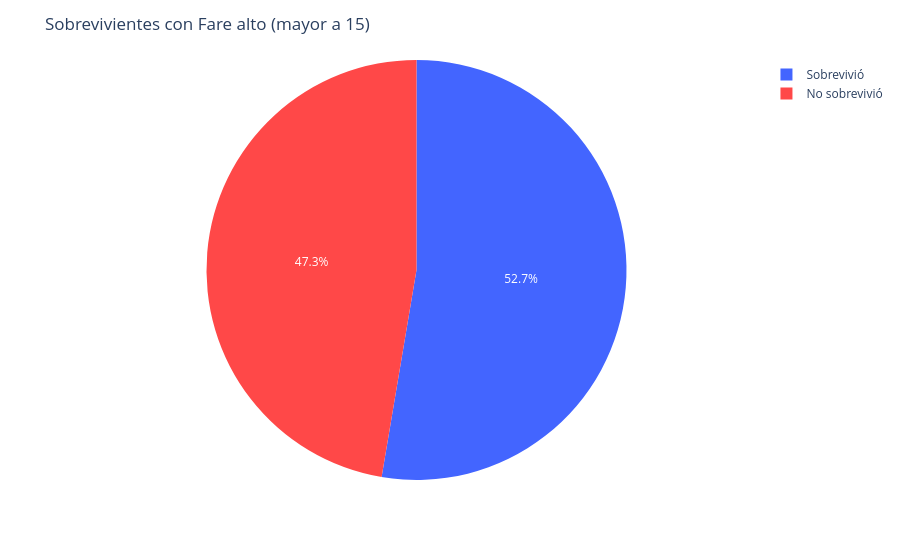

Write notebook code for a chart like this one.
### Markdown cell above
4.4 Gráfico para pasajeros con "Fare" mas alto

### Code cell
fig_sobrevivientes_fare_alto = create_fig_pie__sobrevivientes(cuenta_sobrevivientes_fare_alto)
conf_titulo_fig(fig_sobrevivientes_fare_alto, 'Sobrevivientes con Fare alto (mayor a 15)')
guardar_fig(fig_sobrevivientes_fare_alto, 'sobrevivientes_fare_alto')

fig_sobrevivientes_fare_alto.show()

### Figure 1 — Plotly figure (JSON) as saved in the notebook; plotly's stock layout.template omitted (floating-point values rounded to 4 significant figures)
{"data": [{"customdata": [["Sobrevivió"], ["No sobrevivió"]], "domain": {"x": [0, 1], "y": [0, 1]}, "hovertemplate": "Sobreviviente=%{customdata[0]}<br>count=%{value}<extra></extra>", "labels": ["Sobrevivió", "No sobrevivió"], "legendgroup": "", "marker": {"colors": ["#4365ff", "#ff4848"]}, "name": "", "showlegend": true, "type": "pie", "values": [228, 205]}], "layout": {"legend": {"tracegroupgap": 0}, "margin": {"t": 60}, "title": {"text": "Sobrevivientes con Fare alto (mayor a 15)"}}}
